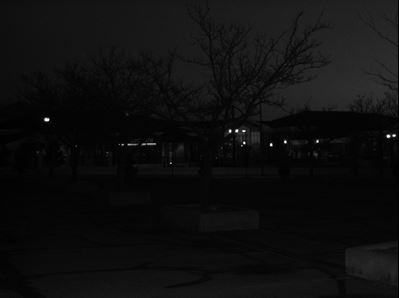
#> input picture Assignment_2/EE604-Assign2-pictures/cctv1.JPG, 399 x 298 px
$ python gutter.py EE604-Assign2-pictures/cctv1.JPG   (older library calls are emulated)
#> lines starting #> are read from the running program, lines starting #| are printed output that depends on the picture
import math
import numpy as np
import matplotlib.pyplot as plt
import cv2
import sys
from PIL import Image

def convolution(oldimage, kernel):
    #image = Image.fromarray(image, 'RGB')
    image_h = oldimage.shape[0]
    image_w = oldimage.shape[1]


    kernel_h = kernel.shape[0]
    kernel_w = kernel.shape[1]

    if(len(oldimage.shape) == 3):
        image_pad = np.pad(oldimage, pad_width=( (kernel_h // 2, kernel_h // 2),(kernel_w // 2, kernel_w // 2),(0,0)), mode='constant', constant_values=0).astype(np.float32)
    elif(len(oldimage.shape) == 2):
        image_pad = np.pad(oldimage, pad_width=((kernel_h // 2, kernel_h // 2),(kernel_w // 2, kernel_w // 2)), mode='constant', constant_values=0).astype(np.float32)

    h = kernel_h // 2
    w = kernel_w // 2

    image_conv = np.zeros(image_pad.shape)

    for i in range(h, image_pad.shape[0]-h):
        for j in range(w, image_pad.shape[1]-w):
            #sum = 0
            x = image_pad[i-h:i-h+kernel_h, j-w:j-w+kernel_w]
            x = x.flatten()*kernel.flatten()
            image_conv[i][j] = x.sum()
    h_end = -h
    w_end = -w

    if(h == 0):
        return image_conv[h:,w:w_end]
    if(w == 0):
        return image_conv[h:h_end,w:]
    return image_conv[h:h_end,w:w_end]

def GaussianBlurImage(image, sigma):

    filter_size = 2 * int(4 * sigma + 0.5) + 1
    gaussian_filter = np.zeros((filter_size, filter_size), np.float32)
    m = filter_size//2
    n = filter_size//2

    for x in range(-m, m+1):
        for y in range(-n, n+1):
            x1 = 2*np.pi*(sigma**2)
            x2 = np.exp(-(x**2 + y**2)/(2* sigma**2))
            gaussian_filter[x+m, y+n] = (1/x1)*x2

    im_filtered = np.zeros_like(image, dtype=np.float32)
    for c in range(3):
        im_filtered[:, :, c] = convolution(image[:, :, c], gaussian_filter)
    return (im_filtered.astype(np.uint8))

input_image=sys.argv[1]
image=Image.open(input_image)
#> image is the input picture: PIL image 399x298 RGB; min 0, max 255, mean 14.8

img=np.array(image)

# img=cv2.imread("gutters3.jpeg")
original=img
kernel_size=7

dilated_img = cv2.dilate(img, np.ones((kernel_size,kernel_size), np.uint8))
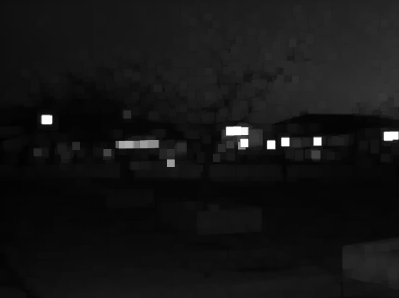
#> dilated_img: shape (298, 399, 3); min 1, max 255, mean 20.6


bg_img = GaussianBlurImage(dilated_img,21)
#> the loop in GaussianBlurImage, `for c in range(3):` made 3 passes
#> pass 1, in convolution, `image_pad = np.pad(oldimage, pad_width=((kernel_h // 2, kernel_h // 2)..`:
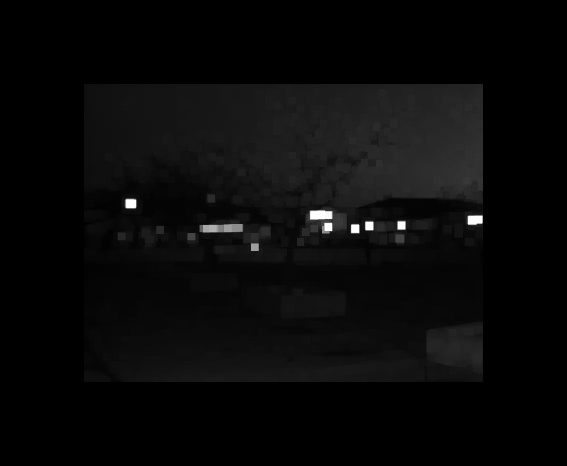
#> image_pad: shape (466, 567) float32; min 0, max 255, mean 9.3
#> after the loop in GaussianBlurImage, `for c in range(3):`:
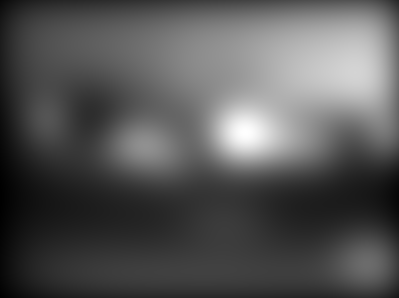
#> im_filtered: shape (298, 399, 3) float32; min 2.67, max 49.36, mean 18.5; drawn with min black and max white
#> in GaussianBlurImage, `return (im_filtered.astype(np.uint8))`:
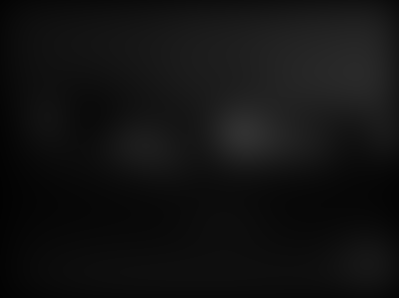
#> returned value: shape (298, 399, 3); min 2, max 49, mean 18

diff_img=255-cv2.absdiff(img,bg_img)
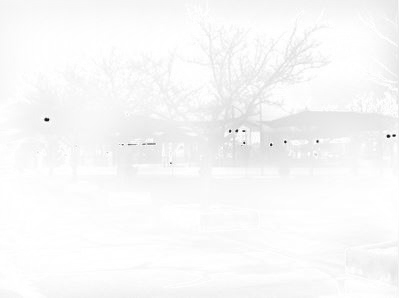
#> diff_img: shape (298, 399, 3); min 18, max 255, mean 248.1

norm_img = diff_img.copy()
cv2.normalize(diff_img, norm_img, alpha=0, beta=255, norm_type=cv2.NORM_MINMAX, dtype=cv2.CV_8UC1)
_, thr_img = cv2.threshold(norm_img, 230, 0, cv2.THRESH_TRUNC)
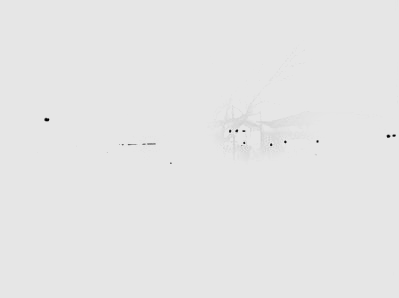
#> thr_img: shape (298, 399, 3); min 0, max 230, mean 229.7
cv2.normalize(thr_img, thr_img, alpha=0, beta=255, norm_type=cv2.NORM_MINMAX, dtype=cv2.CV_8UC1)
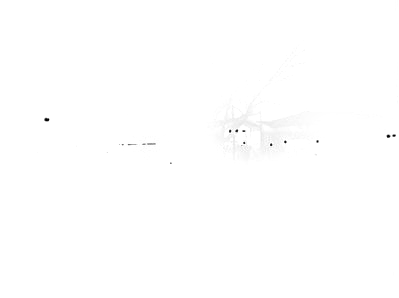
#> thr_img: shape (298, 399, 3); min 0, max 255, mean 254.6

thr_img = Image.fromarray(thr_img)
plt.imshow(thr_img)

plt.savefig("img.png")
thr_img.show()
